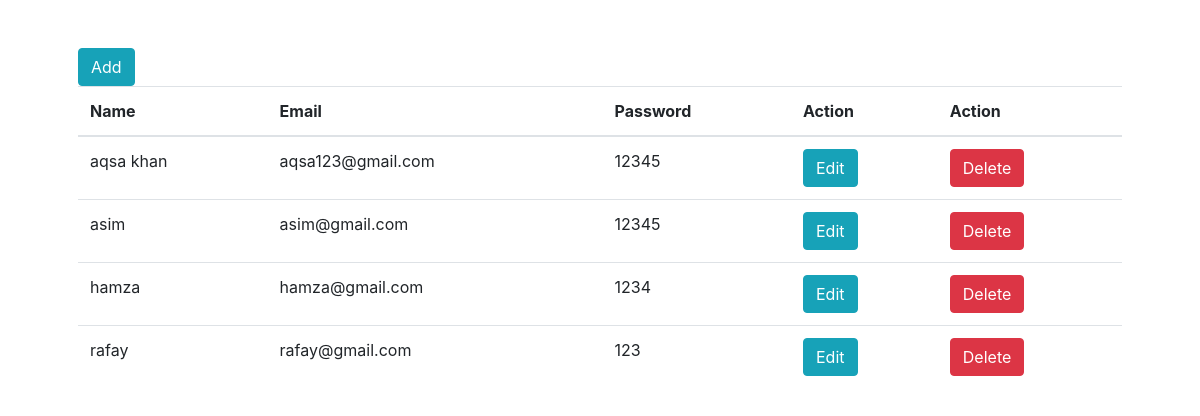
Screenshot of /07B/CRUD/select.php with the database file from the repository.
### tables this page shows
CREATE TABLE `users` (
  `id` int(11) NOT NULL,
  `name` varchar(50) NOT NULL,
  `email` varchar(50) NOT NULL,
  `password` varchar(50) NOT NULL
);

### 07B/CRUD/select.php (the view, shortened to what this page needs)
<?php
include('query.php');
?>
<!doctype html>
<html lang="en">
  <head>
    <link rel="stylesheet" href="https://stackpath.bootstrapcdn.com/bootstrap/4.3.1/css/bootstrap.min.css">
  </head>
  <body>
      <div class="container p-5">
        <a href="insertData.php" class="btn btn-info">Add</a>
            <table class="table">
                <thead>
                    <tr>
                        <th>Name</th>
                        <th>Email</th>
                        <th>Password</th>
                        <th>Action</th>
                        <th>Action</th>
                    </tr>
                </thead>
                <tbody>
                    <?php
                    $query = $pdo->query("select * from users");
                    $allUsers = $query->fetchAll(PDO::FETCH_ASSOC);
                    foreach($allUsers as $user){
                    ?>
                    <tr>
                        <td scope="row"><?php echo $user['name']?></td>
                        <td><?php echo $user['email']?></td>
                        <td><?php echo $user['password']?></td>
                        <td><a class="btn btn-info" href="edit.php?id=<?php echo $user['id']?>">Edit</a></td>
                        <td><a class="btn btn-danger" href="?dId=<?php echo $user['id']?>">Delete</a></td>
                    </tr>
                   <?php
                   }
                   ?>
                </tbody>
            </table>
      </div>
    </body>
</html>

### rows the page displays
users: name "aqsa khan", email "aqsa123@gmail.com", password "12345"
users: name "asim", email "asim@gmail.com", password "12345"
users: name "hamza", email "hamza@gmail.com", password "1234"
users: name "rafay", email "rafay@gmail.com", password "123"
